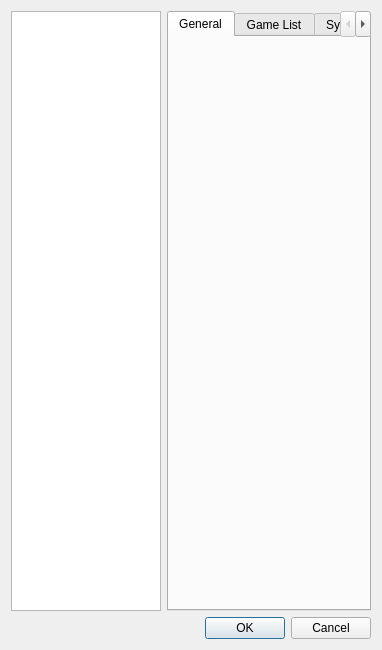
<?xml version="1.0" encoding="UTF-8"?>
<ui version="4.0">
 <class>ConfigureDialog</class>
 <widget class="QDialog" name="ConfigureDialog">
  <property name="geometry">
   <rect>
    <x>0</x>
    <y>0</y>
    <width>382</width>
    <height>650</height>
   </rect>
  </property>
  <property name="minimumSize">
   <size>
    <width>0</width>
    <height>650</height>
   </size>
  </property>
  <property name="windowTitle">
   <string>yuzu Configuration</string>
  </property>
  <layout class="QVBoxLayout" name="verticalLayout">
   <item>
    <layout class="QHBoxLayout" name="horizontalLayout">
     <item>
      <widget class="QListWidget" name="selectorList">
       <property name="minimumSize">
        <size>
         <width>150</width>
         <height>0</height>
        </size>
       </property>
       <property name="maximumSize">
        <size>
         <width>150</width>
         <height>16777215</height>
        </size>
       </property>
      </widget>
     </item>
     <item>
      <widget class="QTabWidget" name="tabWidget">
       <property name="currentIndex">
        <number>0</number>
       </property>
       <widget class="ConfigureGeneral" name="generalTab">
        <attribute name="title">
         <string>General</string>
        </attribute>
       </widget>
       <widget class="ConfigureGameList" name="gameListTab">
        <attribute name="title">
         <string>Game List</string>
        </attribute>
       </widget>
       <widget class="ConfigureSystem" name="systemTab">
        <attribute name="title">
         <string>System</string>
        </attribute>
       </widget>
       <widget class="ConfigureProfileManager" name="profileManagerTab">
        <attribute name="title">
         <string>Profiles</string>
        </attribute>
       </widget>
       <widget class="ConfigureInputSimple" name="inputTab">
        <attribute name="title">
         <string>Input</string>
        </attribute>
       </widget>
       <widget class="ConfigureHotkeys" name="hotkeysTab">
        <attribute name="title">
         <string>Hotkeys</string>
        </attribute>
       </widget>
       <widget class="ConfigureGraphics" name="graphicsTab">
        <attribute name="title">
         <string>Graphics</string>
        </attribute>
       </widget>
       <widget class="ConfigureAudio" name="audioTab">
        <attribute name="title">
         <string>Audio</string>
        </attribute>
       </widget>
       <widget class="ConfigureDebug" name="debugTab">
        <attribute name="title">
         <string>Debug</string>
        </attribute>
       </widget>
       <widget class="ConfigureWeb" name="webTab">
        <attribute name="title">
         <string>Web</string>
        </attribute>
       </widget>
       <widget class="ConfigureService" name="serviceTab">
        <attribute name="title">
         <string>Services</string>
        </attribute>
       </widget>
      </widget>
     </item>
    </layout>
   </item>
   <item>
    <widget class="QDialogButtonBox" name="buttonBox">
     <property name="standardButtons">
      <set>QDialogButtonBox::Cancel|QDialogButtonBox::Ok</set>
     </property>
    </widget>
   </item>
  </layout>
 </widget>
 <customwidgets>
  <customwidget>
   <class>ConfigureGeneral</class>
   <extends>QWidget</extends>
   <header>configuration/configure_general.h</header>
   <container>1</container>
  </customwidget>
  <customwidget>
   <class>ConfigureSystem</class>
   <extends>QWidget</extends>
   <header>configuration/configure_system.h</header>
   <container>1</container>
  </customwidget>
  <customwidget>
   <class>ConfigureProfileManager</class>
   <extends>QWidget</extends>
   <header>configuration/configure_profile_manager.h</header>
   <container>1</container>
  </customwidget>
  <customwidget>
   <class>ConfigureAudio</class>
   <extends>QWidget</extends>
   <header>configuration/configure_audio.h</header>
   <container>1</container>
  </customwidget>
  <customwidget>
   <class>ConfigureDebug</class>
   <extends>QWidget</extends>
   <header>configuration/configure_debug.h</header>
   <container>1</container>
  </customwidget>
  <customwidget>
   <class>ConfigureGraphics</class>
   <extends>QWidget</extends>
   <header>configuration/configure_graphics.h</header>
   <container>1</container>
  </customwidget>
  <customwidget>
   <class>ConfigureWeb</class>
   <extends>QWidget</extends>
   <header>configuration/configure_web.h</header>
   <container>1</container>
  </customwidget>
  <customwidget>
   <class>ConfigureGameList</class>
   <extends>QWidget</extends>
   <header>configuration/configure_gamelist.h</header>
   <container>1</container>
  </customwidget>
  <customwidget>
   <class>ConfigureInputSimple</class>
   <extends>QWidget</extends>
   <header>configuration/configure_input_simple.h</header>
   <container>1</container>
  </customwidget>
  <customwidget>
   <class>ConfigureHotkeys</class>
   <extends>QWidget</extends>
   <header>configuration/configure_hotkeys.h</header>
   <container>1</container>
  </customwidget>
  <customwidget>
   <class>ConfigureService</class>
   <extends>QWidget</extends>
   <header>configuration/configure_service.h</header>
   <container>1</container>
  </customwidget>
 </customwidgets>
 <resources/>
 <connections>
  <connection>
   <sender>buttonBox</sender>
   <signal>accepted()</signal>
   <receiver>ConfigureDialog</receiver>
   <slot>accept()</slot>
   <hints>
    <hint type="sourcelabel">
     <x>220</x>
     <y>380</y>
    </hint>
    <hint type="destinationlabel">
     <x>220</x>
     <y>200</y>
    </hint>
   </hints>
  </connection>
  <connection>
   <sender>buttonBox</sender>
   <signal>rejected()</signal>
   <receiver>ConfigureDialog</receiver>
   <slot>reject()</slot>
   <hints>
    <hint type="sourcelabel">
     <x>220</x>
     <y>380</y>
    </hint>
    <hint type="destinationlabel">
     <x>220</x>
     <y>200</y>
    </hint>
   </hints>
  </connection>
 </connections>
</ui>
